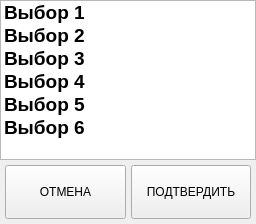
      <widget class="QWidget" name="regionListPage6">
       <layout class="QVBoxLayout" name="verticalLayout_22" stretch="5,2">
        <property name="spacing">
         <number>0</number>
        </property>
        <property name="leftMargin">
         <number>0</number>
        </property>
        <property name="topMargin">
         <number>0</number>
        </property>
        <property name="rightMargin">
         <number>0</number>
        </property>
        <property name="bottomMargin">
         <number>0</number>
        </property>
        <item>
         <widget class="QListWidget" name="regionList">
          <property name="font">
           <font>
            <family>Segoe UI</family>
            <pointsize>14</pointsize>
            <weight>87</weight>
            <italic>false</italic>
            <bold>true</bold>
           </font>
          </property>
          <item>
           <property name="text">
            <string>Выбор 1</string>
           </property>
          </item>
          <item>
           <property name="text">
            <string>Выбор 2</string>
           </property>
          </item>
          <item>
           <property name="text">
            <string>Выбор 3</string>
           </property>
          </item>
          <item>
           <property name="text">
            <string>Выбор 4</string>
           </property>
          </item>
          <item>
           <property name="text">
            <string>Выбор 5</string>
           </property>
          </item>
          <item>
           <property name="text">
            <string>Выбор 6</string>
           </property>
          </item>
         </widget>
        </item>
        <item>
         <layout class="QHBoxLayout" name="horizontalLayout_6" stretch="1,1">
          <property name="spacing">
           <number>5</number>
          </property>
          <property name="leftMargin">
           <number>5</number>
          </property>
          <property name="topMargin">
           <number>5</number>
          </property>
          <property name="rightMargin">
           <number>5</number>
          </property>
          <property name="bottomMargin">
           <number>5</number>
          </property>
          <item>
           <widget class="QPushButton" name="backToStandbyButton">
            <property name="sizePolicy">
             <sizepolicy hsizetype="Minimum" vsizetype="Expanding">
              <horstretch>0</horstretch>
              <verstretch>0</verstretch>
             </sizepolicy>
            </property>
            <property name="text">
             <string>ОТМЕНА</string>
            </property>
           </widget>
          </item>
          <item>
           <widget class="QPushButton" name="acceptRegionButton">
            <property name="sizePolicy">
             <sizepolicy hsizetype="Minimum" vsizetype="Expanding">
              <horstretch>0</horstretch>
              <verstretch>0</verstretch>
             </sizepolicy>
            </property>
            <property name="text">
             <string>ПОДТВЕРДИТЬ</string>
            </property>
           </widget>
          </item>
         </layout>
        </item>
       </layout>
      </widget>
